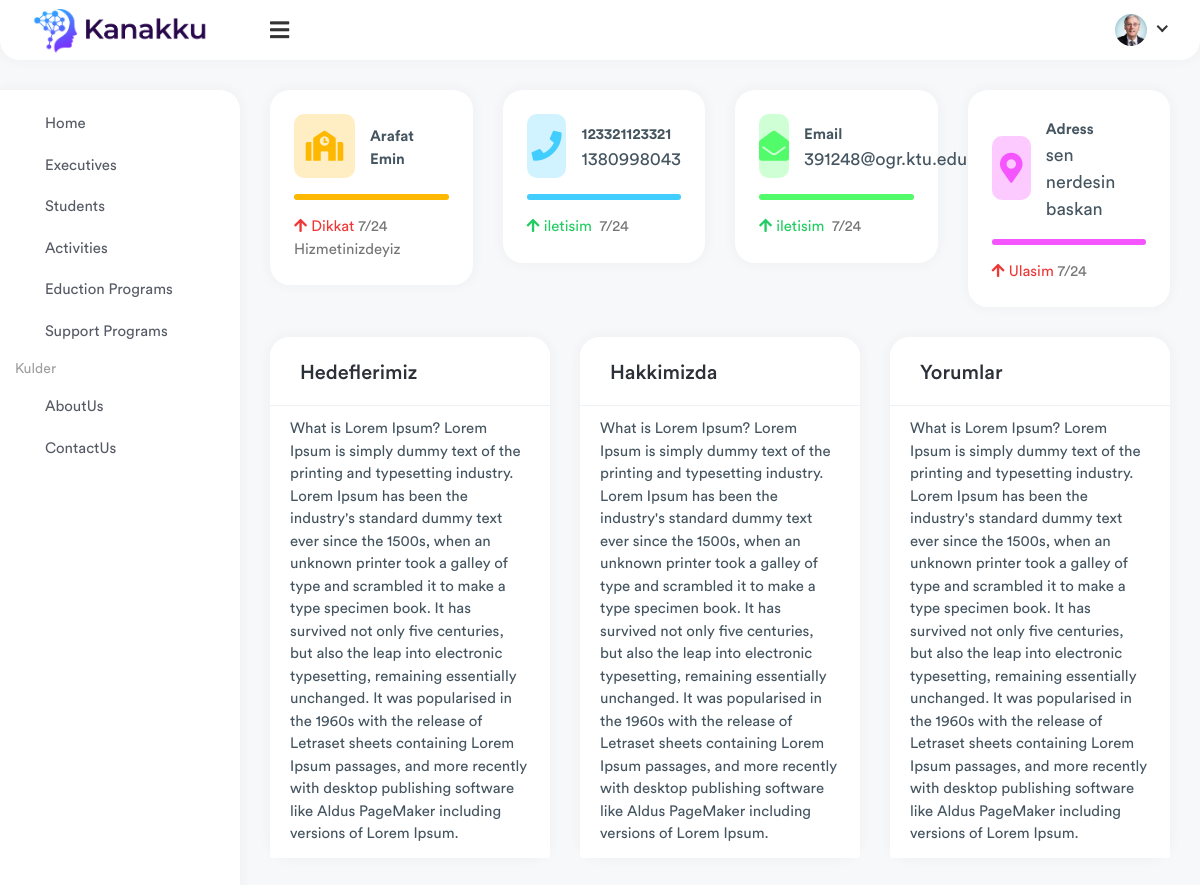
The page /about-us/ on the database its author committed.
### Kulder/models.py (models this page shows, shortened)
class AboutUs(models.Model):
    goals                        = models.TextField()
    adress                       = models.CharField(max_length=256, blank=True, null=True)
    name                         = models.CharField(max_length=64, null=True, blank=True)
    tel1                         = models.CharField(max_length=16, null=True, blank=True)
    tel2                         = models.CharField(max_length=16, null=True, blank=True)
    email                        = models.EmailField(null=True, blank=True)
    aboutus                      = models.TextField()
    comments                     = models.TextField()

### Kulder/views.py (the view)
# urls.py: path('about-us/', aboutview, name='aboutus'),
def aboutview(request):
    context = {
        'aboutus': AboutUs.objects.all()[1:2]
    }
    return render(request, 'aboutus.html', context)

### Kulder/templates/aboutus.html (shortened to what this page needs)
{% extends 'base.html' %}
{% block content %}
    <div class="page-wrapper" style="min-height: 937px;">
        <div class="content container-fluid">
            {% for about in aboutus %}
                <div class="row">
                    <div class="col-xl-3 col-sm-6 col-12">
                        <div class="card">
                            <div class="card-body">
                                <div class="dash-widget-header">
										<span class="dash-widget-icon bg-1">
											<i class="fas fa-school"></i>
										</span>
                                    <div class="dash-count">
                                        <div class="dash-title">{{ about.name }}</div>
                                    </div>
                                </div>
                                <div class="progress progress-sm mt-3">
                                    <div class="progress-bar bg-5" role="progressbar" style="width: 100%"
                                         aria-valuenow="75"
                                         aria-valuemin="0" aria-valuemax="100"></div>
                                </div>
                                <p class="text-muted mt-3 mb-0"><span class="text-danger mr-1"><i
                                        class="fas fa-arrow-up mr-1"></i>Dikkat</span>7/24 Hizmetinizdeyiz</p>
                            </div>
                        </div>
                    </div>
                    <div class="col-xl-3 col-sm-6 col-12">
                        <div class="card">
                            <div class="card-body">
                                <div class="dash-widget-header">
										<span class="dash-widget-icon bg-2">
											<i class="fas fa-phone"></i>
										</span>
                                    <div class="dash-count">
                                        <div class="dash-title">{{ about.tel1 }}</div>
                                        <div class="dash-counts">
                                            <p>{{ about.tel2 }}</p>
                                        </div>
                                    </div>
                                </div>
                                <div class="progress progress-sm mt-3">
                                    <div class="progress-bar bg-6" role="progressbar" style="width: 100%"
                                         aria-valuenow="75"
                                         aria-valuemin="0" aria-valuemax="100"></div>
                                </div>
                                <p class="text-muted mt-3 mb-0"><span class="text-success mr-1"><i
                                        class="fas fa-arrow-up mr-1"></i>iletisim </span> 7/24</p>
                            </div>
                        </div>
                    </div>
                    <div class="col-xl-3 col-sm-6 col-12">
                        <div class="card">
                            <div class="card-body">
                                <div class="dash-widget-header">
										<span class="dash-widget-icon bg-3">
											<i class="fas fa-envelope-open"></i>
										</span>
                                    <div class="dash-count">
                                        <div class="dash-title">Email</div>
                                        <div class="dash-counts">
                                            <p>{{ about.email }}</p>
                                        </div>
                                    </div>
                                </div>
                                <div class="progress progress-sm mt-3">
                                    <div class="progress-bar bg-7" role="progressbar" style="width: 100%"
                                         aria-valuenow="75"
                                         aria-valuemin="0" aria-valuemax="100"></div>
                                </div>
                                <p class="text-muted mt-3 mb-0"><span class="text-success mr-1"><i
                                        class="fas fa-arrow-up mr-1"></i>iletisim</span> 7/24</p>
                            </div>
                        </div>
                    </div>
                    <div class="col-xl-3 col-sm-6 col-12">
                        <div class="card">
                            <div class="card-body">
                                <div class="dash-widget-header">
										<span class="dash-widget-icon bg-4">
											<i class="fas fa-map-marker-alt"></i>
										</span>
                                    <div class="dash-count">
                                        <div class="dash-title">Adress</div>
                                        <div class="dash-counts">
                                            <p>{{ about.adress }}</p>
                                        </div>
                                    </div>
                                </div>
                                <div class="progress progress-sm mt-3">
                                    <div class="progress-bar bg-8" role="progressbar" style="width: 100%"
                                         aria-valuenow="75"
                                         aria-valuemin="0" aria-valuemax="100"></div>
                                </div>
                                <p class="text-muted mt-3 mb-0"><span class="text-danger mr-1"><i
                                        class="fas fa-arrow-up mr-1"></i>Ulasim</span>7/24</p>
                            </div>
                        </div>
                    </div>
                </div>
                <section class="comp-section comp-cards">
                    <div class="row">
                        <div class="col-12 col-md-6 col-lg-4 d-flex">
                            <div class="card flex-fill bg-white">
                                <div class="card-header">
                                    <h5 class="card-title mb-0">Hedeflerimiz</h5>
                                </div>
                                <ul class="list-group list-group-flush">
                                    <li class="list-group-item">{{ about.goals|truncatewords:100 }}</li>
                                </ul>
                            </div>
                        </div>
                        <div class="col-12 col-md-6 col-lg-4 d-flex">
                            <div class="card flex-fill bg-white">
                                <div class="card-header">
                                    <h5 class="card-title mb-0">Hakkimizda</h5>
                                </div>
                                <ul class="list-group list-group-flush">
                                    <li class="list-group-item">{{ about.aboutus|truncatewords:100 }}</li>
                                </ul>
                            </div>
                        </div>
                        <div class="col-12 col-md-6 col-lg-4 d-flex">
                            <div class="card flex-fill bg-white">
                                <div class="card-header">
                                    <h5 class="card-title mb-0">Yorumlar</h5>
                                </div>
                                <ul class="list-group list-group-flush">
                                    <li class="list-group-item">{{ about.comments|truncatewords:200 }}</li>
                                </ul>
                            </div>
                        </div>
                    </div>
                </section>
            {% endfor %}
        </div>
    </div>
{% endblock %}

### rows shown on the page
AboutUs: name "Arafat Emin", tel1 "123321123321", tel2 "1380998043", email "391248@ogr.ktu.edu.tr", adress "sen nerdesin baskan", goals "What is Lorem Ipsum? Lorem Ipsum is simply dummy text of the printing and typesetting industry. Lorem Ipsum has been the industry's standard dummy text ever since the 1500s, when an unknown printer took a galley of type and scrambled it to make a type specimen book. It has survived not only five centuries, but also the leap into electronic typesetting, remaining essentially unchanged. It was popularised in the 1960s with the release of Letraset sheets containing Lorem Ipsum passages, and more recently with desktop publishing software like Aldus PageMaker including versions of Lorem Ipsum.", aboutus "What is Lorem Ipsum? Lorem Ipsum is simply dummy text of the printing and typesetting industry. Lorem Ipsum has been the industry's standard dummy text ever since the 1500s, when an unknown printer took a galley of type and scrambled it to make a type specimen book. It has survived not only five centuries, but also the leap into electronic typesetting, remaining essentially unchanged. It was popularised in the 1960s with the release of Letraset sheets containing Lorem Ipsum passages, and more recently with desktop publishing software like Aldus PageMaker including versions of Lorem Ipsum.", comments "What is Lorem Ipsum? Lorem Ipsum is simply dummy text of the printing and typesetting industry. Lorem Ipsum has been the industry's standard dummy text ever since the 1500s, when an unknown printer took a galley of type and scrambled it to make a type specimen book. It has survived not only five centuries, but also the leap into electronic typesetting, remaining essentially unchanged. It was popularised in the 1960s with the release of Letraset sheets containing Lorem Ipsum passages, and more recently with desktop publishing software like Aldus PageMaker including versions of Lorem Ipsum."
